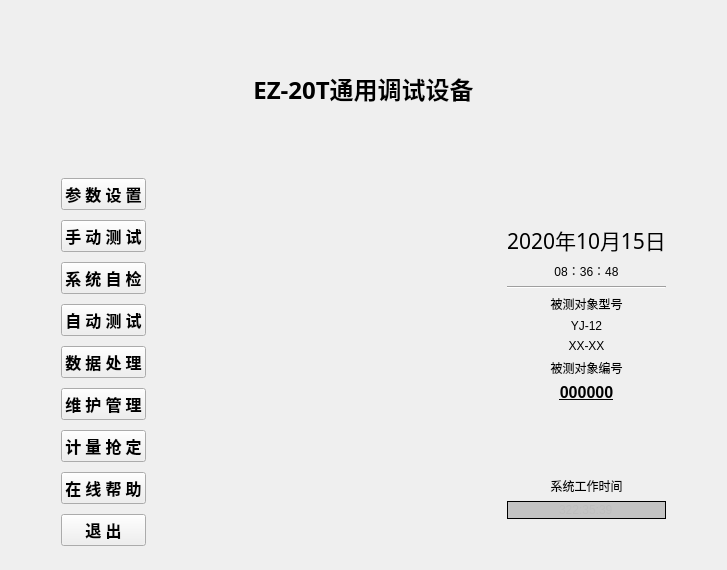
<?xml version="1.0" encoding="UTF-8"?>
<ui version="4.0">
 <class>MultiControlSysClass</class>
 <widget class="QMainWindow" name="MultiControlSysClass">
  <property name="geometry">
   <rect>
    <x>0</x>
    <y>0</y>
    <width>727</width>
    <height>570</height>
   </rect>
  </property>
  <property name="minimumSize">
   <size>
    <width>0</width>
    <height>0</height>
   </size>
  </property>
  <property name="maximumSize">
   <size>
    <width>1280</width>
    <height>1024</height>
   </size>
  </property>
  <property name="windowTitle">
   <string>MultiControlSys</string>
  </property>
  <widget class="QWidget" name="centralWidget">
   <property name="minimumSize">
    <size>
     <width>0</width>
     <height>0</height>
    </size>
   </property>
   <property name="maximumSize">
    <size>
     <width>1280</width>
     <height>1024</height>
    </size>
   </property>
   <property name="styleSheet">
    <string notr="true"/>
   </property>
   <layout class="QGridLayout" name="gridLayout">
    <item row="0" column="0">
     <widget class="QWidget" name="widget" native="true">
      <layout class="QGridLayout" name="gridLayout_2">
       <item row="0" column="0">
        <widget class="QLabel" name="label_3">
         <property name="minimumSize">
          <size>
           <width>683</width>
           <height>135</height>
          </size>
         </property>
         <property name="maximumSize">
          <size>
           <width>683</width>
           <height>135</height>
          </size>
         </property>
         <property name="font">
          <font>
           <family>微软雅黑</family>
           <pointsize>40</pointsize>
           <italic>false</italic>
           <bold>false</bold>
          </font>
         </property>
         <property name="styleSheet">
          <string notr="true">image: url(:/MultiControlSys/res/title.png);
font: 40pt &quot;微软雅黑&quot;;</string>
         </property>
         <property name="text">
          <string>&lt;html&gt;&lt;head/&gt;&lt;body&gt;&lt;p&gt;&lt;span style=&quot; font-size:18pt; font-weight:600;&quot;&gt;EZ-20T通用调试设备&lt;/span&gt;&lt;/p&gt;&lt;/body&gt;&lt;/html&gt;</string>
         </property>
         <property name="alignment">
          <set>Qt::AlignCenter</set>
         </property>
        </widget>
       </item>
      </layout>
     </widget>
    </item>
    <item row="1" column="0">
     <layout class="QHBoxLayout" name="horizontalLayout" stretch="0,0,1,0,0">
      <item>
       <layout class="QVBoxLayout" name="verticalLayout">
        <property name="leftMargin">
         <number>50</number>
        </property>
        <property name="rightMargin">
         <number>50</number>
        </property>
        <item>
         <widget class="QPushButton" name="btnparam">
          <property name="font">
           <font>
            <family>微软雅黑</family>
            <pointsize>12</pointsize>
            <bold>true</bold>
            <kerning>false</kerning>
           </font>
          </property>
          <property name="styleSheet">
           <string notr="true"/>
          </property>
          <property name="text">
           <string>参 数 设 置</string>
          </property>
         </widget>
        </item>
        <item>
         <widget class="QPushButton" name="btntest">
          <property name="font">
           <font>
            <family>微软雅黑</family>
            <pointsize>12</pointsize>
            <bold>true</bold>
            <kerning>false</kerning>
           </font>
          </property>
          <property name="styleSheet">
           <string notr="true"/>
          </property>
          <property name="text">
           <string>手 动 测 试</string>
          </property>
         </widget>
        </item>
        <item>
         <widget class="QPushButton" name="btnself_check">
          <property name="font">
           <font>
            <family>微软雅黑</family>
            <pointsize>12</pointsize>
            <bold>true</bold>
            <kerning>false</kerning>
           </font>
          </property>
          <property name="styleSheet">
           <string notr="true"/>
          </property>
          <property name="text">
           <string>系 统 自 检</string>
          </property>
         </widget>
        </item>
        <item>
         <widget class="QPushButton" name="btnauto_test">
          <property name="font">
           <font>
            <family>微软雅黑</family>
            <pointsize>12</pointsize>
            <bold>true</bold>
            <kerning>false</kerning>
           </font>
          </property>
          <property name="styleSheet">
           <string notr="true"/>
          </property>
          <property name="text">
           <string>自 动 测 试</string>
          </property>
         </widget>
        </item>
        <item>
         <widget class="QPushButton" name="btn_history">
          <property name="font">
           <font>
            <family>微软雅黑</family>
            <pointsize>12</pointsize>
            <bold>true</bold>
            <kerning>false</kerning>
           </font>
          </property>
          <property name="styleSheet">
           <string notr="true"/>
          </property>
          <property name="text">
           <string>数 据 处 理</string>
          </property>
         </widget>
        </item>
        <item>
         <widget class="QPushButton" name="btn_manage">
          <property name="font">
           <font>
            <family>微软雅黑</family>
            <pointsize>12</pointsize>
            <bold>true</bold>
            <kerning>false</kerning>
           </font>
          </property>
          <property name="styleSheet">
           <string notr="true"/>
          </property>
          <property name="text">
           <string>维 护 管 理</string>
          </property>
         </widget>
        </item>
        <item>
         <widget class="QPushButton" name="btn_qiangding">
          <property name="font">
           <font>
            <family>微软雅黑</family>
            <pointsize>12</pointsize>
            <bold>true</bold>
            <kerning>false</kerning>
           </font>
          </property>
          <property name="styleSheet">
           <string notr="true"/>
          </property>
          <property name="text">
           <string>计 量 抢 定</string>
          </property>
         </widget>
        </item>
        <item>
         <widget class="QPushButton" name="btn_help">
          <property name="font">
           <font>
            <family>微软雅黑</family>
            <pointsize>12</pointsize>
            <bold>true</bold>
            <kerning>false</kerning>
           </font>
          </property>
          <property name="styleSheet">
           <string notr="true"/>
          </property>
          <property name="text">
           <string>在 线 帮 助</string>
          </property>
         </widget>
        </item>
        <item>
         <widget class="QPushButton" name="quit">
          <property name="font">
           <font>
            <family>微软雅黑</family>
            <pointsize>12</pointsize>
            <bold>true</bold>
            <kerning>false</kerning>
           </font>
          </property>
          <property name="styleSheet">
           <string notr="true"/>
          </property>
          <property name="text">
           <string>退 出</string>
          </property>
         </widget>
        </item>
       </layout>
      </item>
      <item>
       <spacer name="horizontalSpacer">
        <property name="orientation">
         <enum>Qt::Horizontal</enum>
        </property>
        <property name="sizeHint" stdset="0">
         <size>
          <width>40</width>
          <height>20</height>
         </size>
        </property>
       </spacer>
      </item>
      <item>
       <widget class="QLabel" name="label_2">
        <property name="minimumSize">
         <size>
          <width>0</width>
          <height>0</height>
         </size>
        </property>
        <property name="maximumSize">
         <size>
          <width>500</width>
          <height>500</height>
         </size>
        </property>
        <property name="styleSheet">
         <string notr="true"/>
        </property>
        <property name="text">
         <string/>
        </property>
       </widget>
      </item>
      <item>
       <spacer name="horizontalSpacer_2">
        <property name="orientation">
         <enum>Qt::Horizontal</enum>
        </property>
        <property name="sizeHint" stdset="0">
         <size>
          <width>40</width>
          <height>20</height>
         </size>
        </property>
       </spacer>
      </item>
      <item>
       <layout class="QVBoxLayout" name="verticalLayout_7">
        <property name="leftMargin">
         <number>50</number>
        </property>
        <property name="rightMargin">
         <number>50</number>
        </property>
        <item>
         <layout class="QVBoxLayout" name="verticalLayout_2">
          <property name="topMargin">
           <number>50</number>
          </property>
          <item>
           <widget class="QLabel" name="lable_date">
            <property name="font">
             <font>
              <family>楷体</family>
              <pointsize>16</pointsize>
              <italic>false</italic>
              <bold>false</bold>
             </font>
            </property>
            <property name="styleSheet">
             <string notr="true">font: 16pt &quot;楷体&quot;;</string>
            </property>
            <property name="text">
             <string>2020年10月15日</string>
            </property>
            <property name="alignment">
             <set>Qt::AlignCenter</set>
            </property>
           </widget>
          </item>
          <item>
           <widget class="QLabel" name="lable_time">
            <property name="styleSheet">
             <string notr="true">font: 16pt &quot;楷体&quot;;</string>
            </property>
            <property name="text">
             <string>08：36：48</string>
            </property>
            <property name="alignment">
             <set>Qt::AlignCenter</set>
            </property>
           </widget>
          </item>
         </layout>
        </item>
        <item>
         <widget class="Line" name="line">
          <property name="orientation">
           <enum>Qt::Horizontal</enum>
          </property>
         </widget>
        </item>
        <item>
         <layout class="QVBoxLayout" name="verticalLayout_5">
          <item>
           <widget class="QLabel" name="label_5">
            <property name="styleSheet">
             <string notr="true"/>
            </property>
            <property name="text">
             <string>被测对象型号</string>
            </property>
            <property name="alignment">
             <set>Qt::AlignCenter</set>
            </property>
           </widget>
          </item>
          <item>
           <widget class="QLabel" name="label_6">
            <property name="styleSheet">
             <string notr="true">font: 16pt &quot;楷体&quot;;</string>
            </property>
            <property name="text">
             <string>YJ-12</string>
            </property>
            <property name="alignment">
             <set>Qt::AlignCenter</set>
            </property>
           </widget>
          </item>
          <item>
           <widget class="QLabel" name="label_7">
            <property name="styleSheet">
             <string notr="true">font: 16pt &quot;楷体&quot;;</string>
            </property>
            <property name="text">
             <string>XX-XX</string>
            </property>
            <property name="alignment">
             <set>Qt::AlignCenter</set>
            </property>
           </widget>
          </item>
         </layout>
        </item>
        <item>
         <layout class="QVBoxLayout" name="verticalLayout_6">
          <item>
           <widget class="QLabel" name="label_8">
            <property name="text">
             <string>被测对象编号</string>
            </property>
            <property name="alignment">
             <set>Qt::AlignCenter</set>
            </property>
           </widget>
          </item>
          <item>
           <layout class="QVBoxLayout" name="verticalLayout_3">
            <item>
             <widget class="QLabel" name="label_9">
              <property name="font">
               <font>
                <pointsize>12</pointsize>
                <bold>true</bold>
                <underline>true</underline>
               </font>
              </property>
              <property name="text">
               <string>000000</string>
              </property>
              <property name="alignment">
               <set>Qt::AlignCenter</set>
              </property>
             </widget>
            </item>
           </layout>
          </item>
         </layout>
        </item>
        <item>
         <spacer name="verticalSpacer">
          <property name="orientation">
           <enum>Qt::Vertical</enum>
          </property>
          <property name="sizeHint" stdset="0">
           <size>
            <width>20</width>
            <height>40</height>
           </size>
          </property>
         </spacer>
        </item>
        <item>
         <layout class="QVBoxLayout" name="verticalLayout_4">
          <property name="bottomMargin">
           <number>0</number>
          </property>
          <item>
           <widget class="QLabel" name="label_10">
            <property name="text">
             <string>系统工作时间</string>
            </property>
            <property name="alignment">
             <set>Qt::AlignCenter</set>
            </property>
           </widget>
          </item>
          <item>
           <widget class="QLineEdit" name="lineEdit">
            <property name="enabled">
             <bool>false</bool>
            </property>
            <property name="styleSheet">
             <string notr="true">QLineEdit:disabled {

    background-color: #C4C4C4;
    border: 1px solid;
    margin: 0px;
}</string>
            </property>
            <property name="text">
             <string>322:35:39</string>
            </property>
            <property name="alignment">
             <set>Qt::AlignCenter</set>
            </property>
            <property name="dragEnabled">
             <bool>true</bool>
            </property>
            <property name="cursorMoveStyle">
             <enum>Qt::LogicalMoveStyle</enum>
            </property>
            <property name="clearButtonEnabled">
             <bool>false</bool>
            </property>
           </widget>
          </item>
          <item>
           <spacer name="verticalSpacer_2">
            <property name="orientation">
             <enum>Qt::Vertical</enum>
            </property>
            <property name="sizeHint" stdset="0">
             <size>
              <width>20</width>
              <height>40</height>
             </size>
            </property>
           </spacer>
          </item>
         </layout>
        </item>
       </layout>
      </item>
     </layout>
    </item>
   </layout>
  </widget>
 </widget>
 <layoutdefault spacing="6" margin="11"/>
 <resources/>
 <connections/>
</ui>
